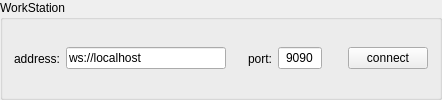
          <widget class="QGroupBox" name="groupBox_workstation">
           <property name="sizePolicy">
            <sizepolicy hsizetype="Preferred" vsizetype="Fixed">
             <horstretch>0</horstretch>
             <verstretch>0</verstretch>
            </sizepolicy>
           </property>
           <property name="title">
            <string>WorkStation</string>
           </property>
           <layout class="QHBoxLayout" name="horizontalLayout_6">
            <item>
             <widget class="QLabel" name="label_3">
              <property name="maximumSize">
               <size>
                <width>52</width>
                <height>16777215</height>
               </size>
              </property>
              <property name="text">
               <string>address:</string>
              </property>
              <property name="alignment">
               <set>Qt::AlignRight|Qt::AlignTrailing|Qt::AlignVCenter</set>
              </property>
             </widget>
            </item>
            <item>
             <widget class="QLineEdit" name="lineEdit_ws_address">
              <property name="minimumSize">
               <size>
                <width>160</width>
                <height>0</height>
               </size>
              </property>
              <property name="focusPolicy">
               <enum>Qt::ClickFocus</enum>
              </property>
              <property name="toolTip">
               <string>ws address</string>
              </property>
              <property name="text">
               <string notr="true">ws://localhost</string>
              </property>
              <property name="placeholderText">
               <string notr="true">ws://127.0.0.1</string>
              </property>
             </widget>
            </item>
            <item>
             <widget class="QLabel" name="label_6">
              <property name="sizePolicy">
               <sizepolicy hsizetype="Fixed" vsizetype="Preferred">
                <horstretch>0</horstretch>
                <verstretch>0</verstretch>
               </sizepolicy>
              </property>
              <property name="minimumSize">
               <size>
                <width>40</width>
                <height>0</height>
               </size>
              </property>
              <property name="maximumSize">
               <size>
                <width>40</width>
                <height>16777215</height>
               </size>
              </property>
              <property name="text">
               <string>port:</string>
              </property>
              <property name="alignment">
               <set>Qt::AlignRight|Qt::AlignTrailing|Qt::AlignVCenter</set>
              </property>
             </widget>
            </item>
            <item>
             <widget class="QLineEdit" name="lineEdit_ws_port">
              <property name="sizePolicy">
               <sizepolicy hsizetype="Fixed" vsizetype="Fixed">
                <horstretch>0</horstretch>
                <verstretch>0</verstretch>
               </sizepolicy>
              </property>
              <property name="minimumSize">
               <size>
                <width>44</width>
                <height>0</height>
               </size>
              </property>
              <property name="maximumSize">
               <size>
                <width>44</width>
                <height>16777215</height>
               </size>
              </property>
              <property name="focusPolicy">
               <enum>Qt::ClickFocus</enum>
              </property>
              <property name="toolTip">
               <string>port name</string>
              </property>
              <property name="text">
               <string notr="true">9090</string>
              </property>
              <property name="maxLength">
               <number>5</number>
              </property>
              <property name="alignment">
               <set>Qt::AlignCenter</set>
              </property>
              <property name="placeholderText">
               <string notr="true">port</string>
              </property>
             </widget>
            </item>
            <item>
             <spacer name="horizontalSpacer_5">
              <property name="orientation">
               <enum>Qt::Horizontal</enum>
              </property>
              <property name="sizeType">
               <enum>QSizePolicy::Preferred</enum>
              </property>
              <property name="sizeHint" stdset="0">
               <size>
                <width>20</width>
                <height>20</height>
               </size>
              </property>
             </spacer>
            </item>
            <item>
             <widget class="QPushButton" name="btn_wsConnect">
              <property name="focusPolicy">
               <enum>Qt::ClickFocus</enum>
              </property>
              <property name="toolTip">
               <string>connect to websocket</string>
              </property>
              <property name="text">
               <string>connect</string>
              </property>
             </widget>
            </item>
           </layout>
          </widget>
